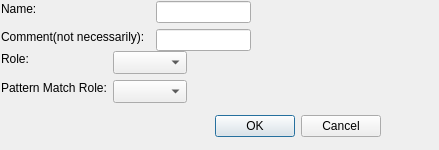
<?xml version="1.0" encoding="UTF-8"?>
<ui version="4.0">
 <class>addClassDialog</class>
 <widget class="QDialog" name="addClassDialog">
  <property name="geometry">
   <rect>
    <x>0</x>
    <y>0</y>
    <width>439</width>
    <height>150</height>
   </rect>
  </property>
  <property name="windowTitle">
   <string>Add class</string>
  </property>
  <widget class="QDialogButtonBox" name="buttonBox">
   <property name="geometry">
    <rect>
     <x>40</x>
     <y>110</y>
     <width>341</width>
     <height>32</height>
    </rect>
   </property>
   <property name="orientation">
    <enum>Qt::Horizontal</enum>
   </property>
   <property name="standardButtons">
    <set>QDialogButtonBox::Cancel|QDialogButtonBox::Ok</set>
   </property>
  </widget>
  <widget class="QLineEdit" name="commentLineEdit">
   <property name="geometry">
    <rect>
     <x>156</x>
     <y>29</y>
     <width>95</width>
     <height>22</height>
    </rect>
   </property>
  </widget>
  <widget class="QLabel" name="commentLabel">
   <property name="geometry">
    <rect>
     <x>1</x>
     <y>29</y>
     <width>149</width>
     <height>16</height>
    </rect>
   </property>
   <property name="text">
    <string>Comment(not necessarily):</string>
   </property>
  </widget>
  <widget class="QLabel" name="nameLabel">
   <property name="geometry">
    <rect>
     <x>1</x>
     <y>1</y>
     <width>37</width>
     <height>16</height>
    </rect>
   </property>
   <property name="text">
    <string>Name:</string>
   </property>
  </widget>
  <widget class="QLineEdit" name="nameLineEdit">
   <property name="geometry">
    <rect>
     <x>156</x>
     <y>1</y>
     <width>95</width>
     <height>22</height>
    </rect>
   </property>
  </widget>
  <widget class="QComboBox" name="patternMatchRoleComboBox">
   <property name="geometry">
    <rect>
     <x>113</x>
     <y>80</y>
     <width>74</width>
     <height>23</height>
    </rect>
   </property>
  </widget>
  <widget class="QLabel" name="patternMatchRoleLabel">
   <property name="geometry">
    <rect>
     <x>1</x>
     <y>80</y>
     <width>106</width>
     <height>16</height>
    </rect>
   </property>
   <property name="text">
    <string>Pattern Match Role:</string>
   </property>
  </widget>
  <widget class="QComboBox" name="roleComboBox">
   <property name="geometry">
    <rect>
     <x>113</x>
     <y>51</y>
     <width>74</width>
     <height>23</height>
    </rect>
   </property>
  </widget>
  <widget class="QLabel" name="roleLabel">
   <property name="geometry">
    <rect>
     <x>1</x>
     <y>51</y>
     <width>29</width>
     <height>16</height>
    </rect>
   </property>
   <property name="text">
    <string>Role:</string>
   </property>
  </widget>
 </widget>
 <resources/>
 <connections>
  <connection>
   <sender>buttonBox</sender>
   <signal>accepted()</signal>
   <receiver>addClassDialog</receiver>
   <slot>accept()</slot>
   <hints>
    <hint type="sourcelabel">
     <x>248</x>
     <y>254</y>
    </hint>
    <hint type="destinationlabel">
     <x>157</x>
     <y>274</y>
    </hint>
   </hints>
  </connection>
  <connection>
   <sender>buttonBox</sender>
   <signal>rejected()</signal>
   <receiver>addClassDialog</receiver>
   <slot>reject()</slot>
   <hints>
    <hint type="sourcelabel">
     <x>316</x>
     <y>260</y>
    </hint>
    <hint type="destinationlabel">
     <x>286</x>
     <y>274</y>
    </hint>
   </hints>
  </connection>
 </connections>
</ui>
